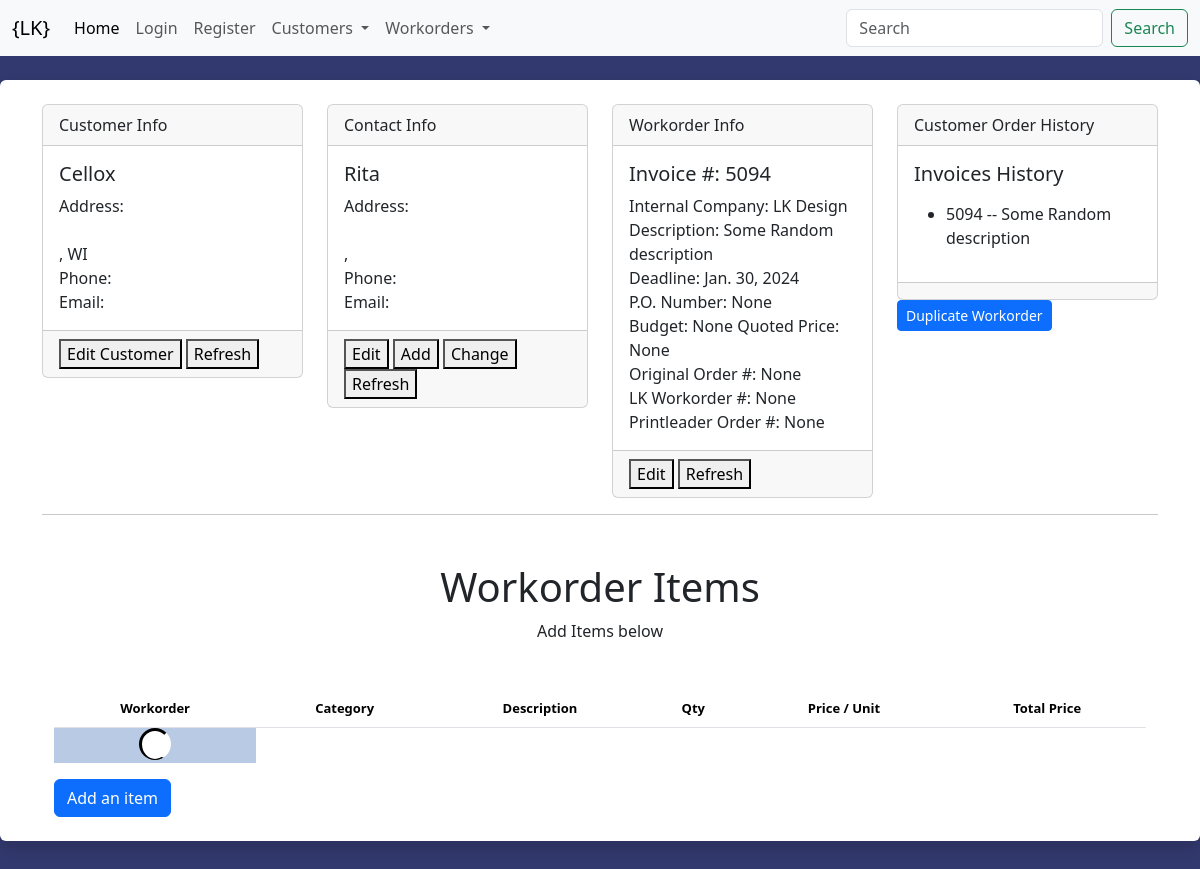
The page /workorders/workorders/5094 on the database its author committed.
### customers/models.py (models this page shows, shortened)
class Customer(models.Model):
    company_name = models.CharField('Company Name', max_length=100, blank=True, null=False)
    first_name = models.CharField('First Name', max_length=100, blank=True, null=False)
    last_name = models.CharField('Last Name', max_length=100, blank=True, null=False)
    address1 = models.CharField('Address 1', max_length=100, blank=True, null=False)
    address2 = models.CharField('Adddress 2', max_length=100, blank=True, null=False)
    city = models.CharField('City', max_length=100, blank=True, null=False)
    state = models.CharField('State', max_length=100, blank = True, null=False)
    zipcode = models.CharField('Zipcode', max_length=100, blank=True, null=False)
    phone1 = models.CharField('Phone 1', max_length=100, blank=True, null=False)
    phone2 = models.CharField('Phone 2', max_length=100, blank=True, null=False)
    email = models.EmailField('Email', max_length=100, blank=True, null=False)
    website = models.URLField('Website', max_length=100, blank=True, null=False)
    po_number = models.CharField('PO Number', max_length=100, blank=True, null=False)
    created = models.DateTimeField(auto_now_add=True, blank=False, null=False)
    updated = models.DateTimeField(auto_now = True, blank=False, null=False)
    active = models.BooleanField(default=True)

class Contact(models.Model):
    customer = models.ForeignKey(Customer, blank=False, null=False, on_delete=models.CASCADE, related_name='contacts')
    fname = models.CharField('First Name', max_length=100, blank=False, null=False)
    lname = models.CharField('Last Name', max_length=100, blank=True, null=False)
    address1 = models.CharField('Address 1', max_length=100, blank=True, null=False)
    address2 = models.CharField('Adddress 2', max_length=100, blank=True, null=False)
    city = models.CharField('City', max_length=100, blank=True, null=False)
    state = models.CharField('State', max_length=100, blank = True, null=False)
    zipcode = models.CharField('Zipcode', max_length=100, blank=True, null=False)
    phone1 = models.CharField('Phone', max_length=100, blank=True, null=False)
    email = models.EmailField('Email', max_length=100, blank=True, null=False)
    created = models.DateTimeField(auto_now_add=True, blank=False, null=False)
    updated = models.DateTimeField(auto_now = True, blank=False, null=False)

### workorders/models.py (models this page shows, shortened)
class Workorder(models.Model):
    customer = models.ForeignKey(Customer, blank=False, null=False, on_delete=models.CASCADE, related_name='workorders')
    contact = models.ForeignKey(Contact, blank=True, null=True, on_delete=models.SET_NULL)
    hr_customer = models.CharField('Customer Name', max_length=100, blank=True, null=True,)
    hr_contact = models.CharField('Contact Name', max_length=100, blank=True, null=True,)
    workorder = models.CharField('Workorder', max_length=100, blank=False, null=False, unique=True)
    internal_company = models.CharField('Internal Company', choices=[('LK Design', 'LK Design'), ('Krueger Printing', 'Krueger Printing')], max_length=100, blank=False, null=False)
    description = models.CharField('Description', max_length=100, blank=True, null=True)
    deadline = models.DateField('Deadline', blank=True, null=True)
    po_number = models.CharField('PO Number', max_length=100, blank=True, null=True)
    budget = models.CharField('Budget', max_length=100, blank=True, null=True)
    quoted_price = models.CharField('Quoted Price', max_length=100, blank=True, null=True)
    original_order = models.CharField('Original Order', max_length=100, blank=True, null=True)
    lk_workorder = models.CharField('LK Workorder', max_length=100, blank=True, null=True)
    printleader_workorder = models.CharField('Printleader', max_length=100, blank=True, null=True)
    billed = models.BooleanField('Billed', blank=False, null=False, default=False)
    def get_history_url(self):
        return reverse("workorders:history_overview", kwargs={"id": self.workorder})

### workorders/views.py (the view)
# urls.py: path("workorders/<int:id>", overview, name='overview'),
def overview(request, id=None):
    workorder = Workorder.objects.get(workorder=id)
    customer = Customer.objects.get(id=workorder.customer_id)
    if workorder.contact_id:
        contact = Contact.objects.get(id=workorder.contact_id)
    else:
        contact = ''
    history = Workorder.objects.filter(customer_id=customer).order_by("-workorder")[:10]
    workid = workorder.id
    categories = Category.objects.all().distinct()
    context = {
            'workid': workid,
            'workorder': workorder,
            'customer': customer,
            'contact': contact,
            'history': history,
            'categories':categories,
        }
    return render(request, "workorders/overview.html", context)

### templates/workorders/overview.html (shortened to what this page needs)
{% extends "base.html" %}
{% load crispy_forms_tags %}
{% block content %}
<div class="row">
  <div class="col-md-3 mb-sm-0">
      <div class="card">
          <div class="card-header">
          Customer Info
          </div>
          <div class="card-body" id="custinfo" hx-trigger="CustomerEdit from:body" hx-target="this" >
              {% include 'customers/partials/customer_info.html' %}
          </div>
          <div class="card-footer">
              <button hx-get="{% url 'customers:edit_customer' %}?customer={{ customer.id }}" hx-target="#dialog">Edit Customer</button>
              <button hx-get="{% url 'customers:cust_info' %}?customer={{ customer.id }}" hx-target="#custinfo">Refresh</button>
          </div>
      </div>
  </div>
  <div class="col-md-3">
      <div class="card">
          <div class="card-header">
          Contact Info
          </div>
              <div class="card-body" id="contactinfo">
                {% include 'customers/partials/contact_info.html' %}
              </div>
              <div class="card-footer">
                <button hx-get="{% url 'customers:edit_contact' %}?contact={{ contact.id }}&customer={{ customer.id }}&workorder={{ workorder.id }}" hx-target="#dialog">Edit</button>
                <button hx-get="{% url 'customers:new_contact' %}?customer={{ customer.id }}&workorder={{ workorder.id }}" hx-target="#dialog">Add</button>
                <button hx-get="{% url 'customers:change_contact' %}?customer={{ customer.id }}&workorder={{ workorder.id }}" hx-target="#dialog">Change</button>
                <button hx-get="{% url 'customers:contact_info' %}?workorder={{ workorder.id }}" hx-target="#contactinfo">Refresh</button>
              </div>
      </div>
  </div>
  <div class="col-md-3">
      <div class="card">
          <div class="card-header">
          Workorder Info
          </div>
          <div class="card-body" id="workorderinfo">
            {% include 'workorders/partials/workorder_info.html' %}
          </div>
          <div class="card-footer">
            <button hx-get="{% url 'workorders:edit_workorder' %}?workorder={{ workorder.id }}" hx-target="#dialog">Edit</button>
            <button hx-get="{% url 'workorders:workorder_info' %}?workorder={{ workorder.id }}" hx-target="#workorderinfo">Refresh</button>
          </div>
      </div>
  </div>
  <div class="col-md-3">
      <div class="card">
          <div class="card-header">
          Customer Order History
          </div>
          <div class="card-body">
            {% include 'workorders/partials/workorder_history.html' %}
          </div>
          <div class="card-footer"></div>
      </div>
      <a href="{% url 'workorders:copy_workorder' id=workid %}" class="btn btn-primary btn-sm" role="button">Duplicate Workorder</a>
  </div>
</div>
<hr>
<div class="container">
  <div class="px-5 my-5 text-center">
    <h1>Workorder Items</h1>
    <p>Add Items below</p>
  </div>
  <table class="table">
    <thead>
      <tr>
        <th>Workorder</th>
        <th>Category</th>
        <th>Description</th>
        <th>Qty</th>
        <th>Price / Unit</th>
        <th>Total Price</th>
      </tr>
    </thead>
    <tbody hx-trigger="load, itemListChanged from:body" hx-get="{% url 'workorders:workorder_item_list' id=workid %}" hx-target="this">
      <tr>
        <td class="spinner-border" role="status">
        </td>
      </tr>
    </tbody>
  </table>
  <button hx-get="{% url 'workorders:add_item' parent_id=workid %}" hx-target="#dialog" class="btn btn-primary">
  Add an item
  </button>
{% endblock content %}

### templates/customers/partials/customer_info.html
<h5 class="card-title">{% if customer.company_name %}{{ customer.company_name }}</h5>
            <p class="card-text">
                Address: {{ customer.address1 }} <br/>
                {% if customer.address2 %}{{customer.address2}}{% endif %}<br/>
                {{ customer.city }}, {{customer.state}} {{customer.zipcode }}<br/>
                Phone: {{ customer.phone1 }}<br/>
                Email: {{ customer.email }}<br/>
                {% endif %}

### templates/customers/partials/contact_info.html
<h5 class="card-title">{% if contact %}{{ contact.fname}} {% if contact.lname %}{{contact.lname }}{% endif %}</h5>
              <p class="card-text">
                  Address: {{ contact.address1 }} <br/>
                  {% if contact.address2 %}{{contact.address2}}{% endif %}<br/>
                  {{ contact.city }}, {{contact.state}} {{contact.zipcode }}<br/>
                  Phone: {{ contact.phone1 }}<br/>
                  Email: {{ contact.email }}<br/>
                  {% endif %}

### templates/workorders/partials/workorder_info.html
<h5 class="card-title">Invoice #: {{ workorder.workorder }}</h5>
              <p class="card-text">
                      Internal Company: {{ workorder.internal_company }}<br/>
                      Description: {{ workorder.description }}<br/>
                      Deadline: {{ workorder.deadline }}<br/>
                      P.O. Number: {{ workorder.po_number }}<br/>
                      Budget: {{ workorder.budget }} Quoted Price: {{ workorder.quoted_price }}<br/>
                      Original Order #: {{ workorder.original_order }}<br/>
                      LK Workorder #: {{ workorder.lk_workorder }}<br/>
                      Printleader Order #: {{ workorder.printleader_workorder }}

### templates/workorders/partials/workorder_history.html
<h5 class="card-title">Invoices History</h5>
<p class="card-text">
<ul>
    {% for x in  history %}
    <li><a hx-get='{{ x.get_history_url }}' hx-target='#dialog2'>{{ x.workorder }} -- {{ x.description }}</a></li>
    {% endfor %}
    </ul>

### static/css/stylesheet.css (style rules this page uses)
.table { font-size: 13px; text-align: center; width: 95%; margin: auto; text-align: center; }
.table tr:nth-child(odd) { background: #B8CAE4 }

### templates/base.html (style rules this page uses)
body { background: #32396e; }

### rows shown on the page
Customer: company_name "Cellox", state "WI"
Contact: fname "Rita"
Workorder: workorder "5094", internal_company "LK Design", description "Some Random description", deadline "Jan. 30, 2024", po_number "None", budget "None", quoted_price "None", original_order "None", lk_workorder "None", printleader_workorder "None"
